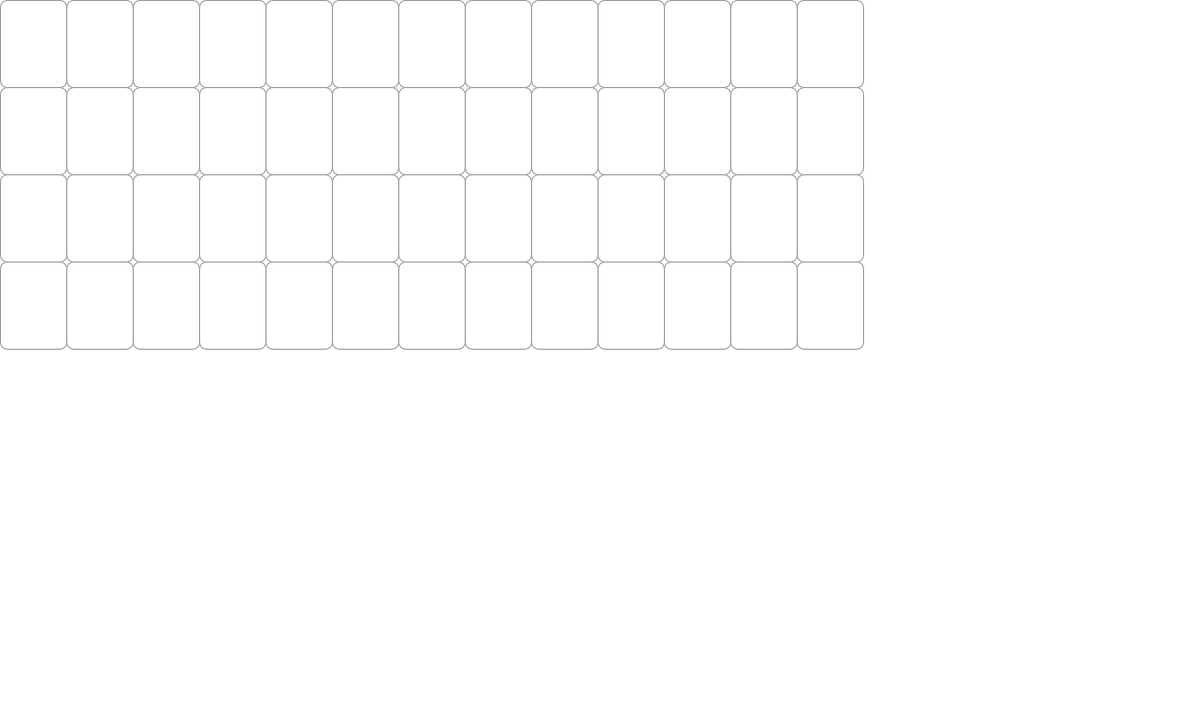
Frame 1 (no input)
Frame 60 (the mouse pressed at the canvas centre just before this capture): identical to frame 1, image omitted
Frame 120 (the mouse held since frame 60 and released just before this capture): identical to frame 1, image omitted

The Processing sketch that drew this single still picture (run headless with seeded random() and noise(); from frame 60 on, the mouse is pressed at the canvas centre):

// Processing sketch: rect_card
// ── rect_card.pde
void setup(){
  size(1500,900);
}
int [][] card = new int[4][13];
color [] C = {#000000,#FF0000,#000000,#FF0000};
void draw(){
  background(255);
  for(int i=0;i<4;i++){
    for(int j=0;j<13;j++){
      drawCard(j*83, i*109 , C[i%4]);
    }
  }
}
void drawCard(int x,int y,color c){
  stroke(128);//gray stroke
  fill(255);
  rect(x,y,83,109,10);
}
